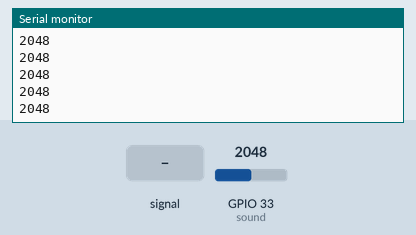
Recording of a sketch running on a simulated ESP32. Parts: the last lines printed to the serial monitor. The test bench sets the inputs (shaded band); at power-on: GPIO 33 (sound) = 2048.

Above: at 1.2 s.
1.3 s: GPIO 33 (sound) fed a 200 Hz sine of ±327 counts around its level
At 2.1 s:
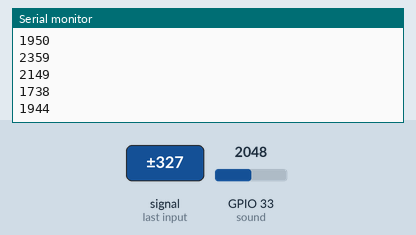
2.8 s: GPIO 33 (sound) set to 2866
At 3.3 s:
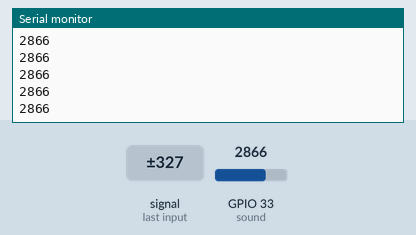
4.3 s: GPIO 33 (sound) fed a 1000 Hz sine of ±1023 counts around its level
5.8 s: GPIO 33 (sound) set to 4095
At 6.8 s:
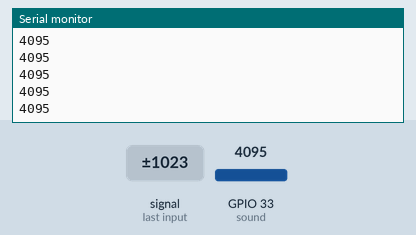
Timing chart, 0 to 8.3 s (numbered marks = the images above; inputs shaded):
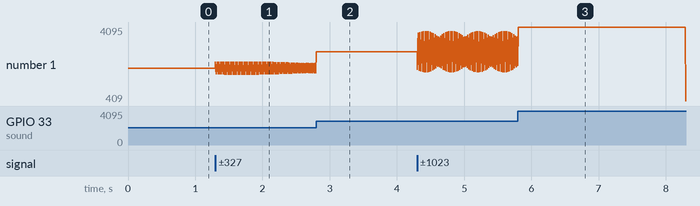

The sketch:

project_21_1.ino
```cpp
/*
  keyestudio ESP32 Inventor Learning Kit
  Project 21.1：Sound Controlled LED
  http://www.keyestudio.com
*/
int sound = 33; //Define sound as IO33
void setup(){
  Serial.begin(9600);
  pinMode(sound,INPUT);
}

void loop(){
  int value = analogRead(sound);
  Serial.println(value);
}
```

Measured:
- after the input at 1.3 s, the serial monitor: prints a new line at once (image 1)
- plotted number 1: 2048 → 1794 after the input at 1.3 s
